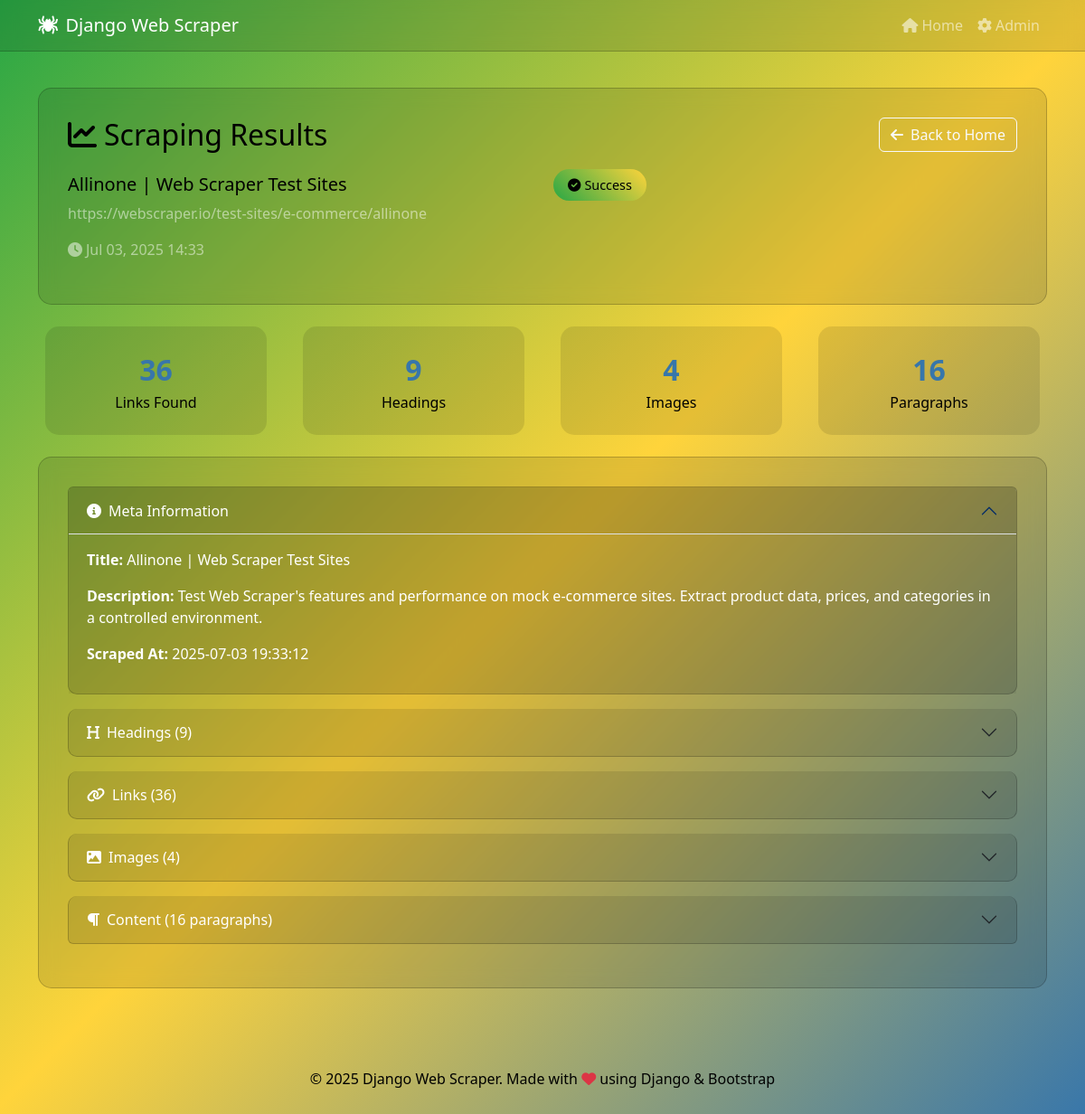
Screenshot of /results/2/ with the database file from the repository.
### scraper/models.py (models this page shows, shortened)
class ScrapeHistory(models.Model):
    STATUS_CHOICES = [
        ('success', 'Success'),
        ('failed', 'Failed'),
        ('pending', 'Pending'),
    ]
    url = models.URLField(max_length=500)
    title = models.CharField(max_length=500, blank=True)
    scraped_at = models.DateTimeField(default=timezone.now)
    status = models.CharField(max_length=20, choices=STATUS_CHOICES, default='pending')
    content_json = models.JSONField(default=dict)
    error_message = models.TextField(blank=True)
    class Meta:
        ordering = ['-scraped_at']

### scraper/views.py (the view)
# urls.py: path('results/<int:pk>/', views.results, name='results'),
def results(request, pk):
    try:
        scrape_history = ScrapeHistory.objects.get(pk=pk)
        if scrape_history.status == 'failed':
            messages.error(request, f'Scrape failed: {scrape_history.error_message}')
    except ScrapeHistory.DoesNotExist:
        messages.error(request, 'Scrape record not found.')
        return redirect('index')
    return render(request, 'scraper/results.html', {'scrape_history': scrape_history})

### scraper/templates/scraper/results.html (shortened to what this page needs)
{% extends 'scraper/base.html' %}
{% block content %}
<div class="row">
    <div class="col-12">
        <div class="glass-card">
            <div class="d-flex justify-content-between align-items-center mb-4">
                <h2 class="text-white mb-0">
                    <i class="fas fa-chart-line me-2"></i>Scraping Results
                </h2>
                <a href="{% url 'index' %}" class="btn btn-outline-light">
                    <i class="fas fa-arrow-left me-2"></i>Back to Home
                </a>
            </div>
            <div class="row">
                <div class="col-md-6">
                    <h5 class="text-white">{{ scrape_history.title }}</h5>
                    <p class="text-white-50">{{ scrape_history.url }}</p>
                    <p class="text-white-50">
                        <i class="fas fa-clock me-1"></i>{{ scrape_history.scraped_at|date:"M d, Y H:i" }}
                    </p>
                </div>
                <div class="col-md-6">
                    <span class="badge-custom">
                        <i class="fas fa-check-circle me-1"></i>{{ scrape_history.status|title }}
                    </span>
                </div>
            </div>
        </div>
        {% if scrape_history.status == 'success' %}
        <div class="row">
            <div class="col-md-3">
                <div class="stats-card">
                    <div class="stats-number">{{ scrape_history.content_json.total_links|default:0 }}</div>
                    <div class="text-white">Links Found</div>
                </div>
            </div>
            <div class="col-md-3">
                <div class="stats-card">
                    <div class="stats-number">{{ scrape_history.content_json.headings|length|default:0 }}</div>
                    <div class="text-white">Headings</div>
                </div>
            </div>
            <div class="col-md-3">
                <div class="stats-card">
                    <div class="stats-number">{{ scrape_history.content_json.total_images|default:0 }}</div>
                    <div class="text-white">Images</div>
                </div>
            </div>
            <div class="col-md-3">
                <div class="stats-card">
                    <div class="stats-number">{{ scrape_history.content_json.total_paragraphs|default:0 }}</div>
                    <div class="text-white">Paragraphs</div>
                </div>
            </div>
        </div>
        <div class="glass-card">
            <div class="accordion" id="resultsAccordion">
                <div class="accordion-item">
                    <h2 class="accordion-header" id="metaHeading">
                        <button class="accordion-button" type="button" data-bs-toggle="collapse" data-bs-target="#metaCollapse">
                            <i class="fas fa-info-circle me-2"></i>Meta Information
                        </button>
                    </h2>
                    <div id="metaCollapse" class="accordion-collapse collapse show" data-bs-parent="#resultsAccordion">
                        <div class="accordion-body">
                            <p><strong>Title:</strong> {{ scrape_history.content_json.title|default:"N/A" }}</p>
                            {% if scrape_history.content_json.description %}
                            <p><strong>Description:</strong> {{ scrape_history.content_json.description }}</p>
                            {% endif %}
                            <p><strong>Scraped At:</strong> {{ scrape_history.content_json.scraped_at|default:"N/A" }}</p>
                        </div>
                    </div>
                </div>
                {% if scrape_history.content_json.headings %}
                <div class="accordion-item">
                    <h2 class="accordion-header" id="headingsHeading">
                        <button class="accordion-button collapsed" type="button" data-bs-toggle="collapse" data-bs-target="#headingsCollapse">
                            <i class="fas fa-heading me-2"></i>Headings ({{ scrape_history.content_json.headings|length }})
                        </button>
                    </h2>
                </div>
                {% endif %}
                {% if scrape_history.content_json.links %}
                <div class="accordion-item">
                    <h2 class="accordion-header" id="linksHeading">
                        <button class="accordion-button collapsed" type="button" data-bs-toggle="collapse" data-bs-target="#linksCollapse">
                            <i class="fas fa-link me-2"></i>Links ({{ scrape_history.content_json.links|length }})
                        </button>
                    </h2>
                </div>
                {% endif %}
                {% if scrape_history.content_json.images %}
                <div class="accordion-item">
                    <h2 class="accordion-header" id="imagesHeading">
                        <button class="accordion-button collapsed" type="button" data-bs-toggle="collapse" data-bs-target="#imagesCollapse">
                            <i class="fas fa-image me-2"></i>Images ({{ scrape_history.content_json.images|length }})
                        </button>
                    </h2>
                </div>
                {% endif %}
                {% if scrape_history.content_json.paragraphs %}
                <div class="accordion-item">
                    <h2 class="accordion-header" id="contentHeading">
                        <button class="accordion-button collapsed" type="button" data-bs-toggle="collapse" data-bs-target="#contentCollapse">
                            <i class="fas fa-paragraph me-2"></i>Content ({{ scrape_history.content_json.paragraphs|length }} paragraphs)
                        </button>
                    </h2>
                </div>
                {% endif %}
            </div>
        </div>
        {% endif %}
    </div>
</div>
{% endblock %}

### scraper/templates/scraper/base.html (shortened to what this page needs)
<!DOCTYPE html>
<html lang="en">
<head>
    <link href="https://cdn.jsdelivr.net/npm/bootstrap@5.3.0/dist/css/bootstrap.min.css" rel="stylesheet">
    <link href="https://cdnjs.cloudflare.com/ajax/libs/font-awesome/6.0.0/css/all.min.css" rel="stylesheet">
</head>
<body>
    <nav class="navbar navbar-expand-lg navbar-dark">
        <div class="container">
            <a class="navbar-brand" href="{% url 'index' %}">
                <i class="fas fa-spider me-2"></i>Django Web Scraper
            </a>
            <div class="collapse navbar-collapse" id="navbarNav">
                <ul class="navbar-nav ms-auto">
                    <li class="nav-item">
                        <a class="nav-link" href="{% url 'index' %}">
                            <i class="fas fa-home me-1"></i>Home
                        </a>
                    </li>
                    <li class="nav-item">
                        <a class="nav-link" href="/admin/">
                            <i class="fas fa-cog me-1"></i>Admin
                        </a>
                    </li>
                </ul>
            </div>
        </div>
    </nav>
    <div class="container mt-4">
        {% block content %}
        {% endblock %}
    </div>
    <footer class="mt-5 py-4 text-center">
        <div class="container">
            <p>© 2025 Django Web Scraper. Made with <i class="fas fa-heart text-danger"></i> using Django & Bootstrap</p>
        </div>
    </footer>
</body>
</html>

### scraper/templates/scraper/base.html (style rules this page uses)
body { background: linear-gradient(135deg, #28A745 0%, #FFD43B 50%, #3776AB 100%); min-height: 100vh; font-family: 'Segoe UI', Tahoma, Geneva, Verdana, sans-serif; }
.glass-card { background: rgba(0, 0, 0, 0.1); backdrop-filter: blur(10px); border: 1px solid rgba(0, 0, 0, 0.2); border-radius: 15px; padding: 2rem; margin: 1rem 0; }
.navbar { background: rgba(0, 0, 0, 0.1); backdrop-filter: blur(10px); border-bottom: 1px solid rgba(0, 0, 0, 0.2); }
.text-white { color: #000000 !important; }
.badge-custom { background: linear-gradient(45deg, #28A745, #FFD43B); color: #000000; padding: 0.5rem 1rem; border-radius: 20px; font-size: 0.9rem; }
.stats-card { background: rgba(0, 0, 0, 0.1); border-radius: 15px; padding: 1.5rem; text-align: center; margin: 0.5rem; }
.stats-number { font-size: 2rem; font-weight: bold; color: #3776AB; }
.accordion { background: transparent; }
.accordion-item { background: rgba(0, 0, 0, 0.1); border: 1px solid rgba(0, 0, 0, 0.2); border-radius: 10px; margin-bottom: 1rem; }
.accordion-button { background: transparent; color: #FFFFFF; border: none; }
.accordion-button:not(.collapsed) { background: rgba(0, 0, 0, 0.1); color: #FFFFFF; }
.accordion-body { background: rgba(0, 0, 0, 0.05); color: #FFFFFF; }
footer { color: #000000; }

### rows the page displays
ScrapeHistory: title "Allinone | Web Scraper Test Sites", url "https://webscraper.io/test-sites/e-commerce/allinone", scraped_at "Jul 03, 2025 14:33", status "Success", content_json.total_links "36", content_json.headings|length "9", content_json.total_images "4", content_json.total_paragraphs "16", content_json "Allinone | Web Scraper Test Sites", content_json.description "Test Web Scraper's features and performance on mock e-commerce sites. Extract product data, prices, and categories in a controlled environment.", content_json.scraped_at "2025-07-03 19:33:12", content_json.links|length "36", content_json.images|length "4", content_json.paragraphs|length "16"
